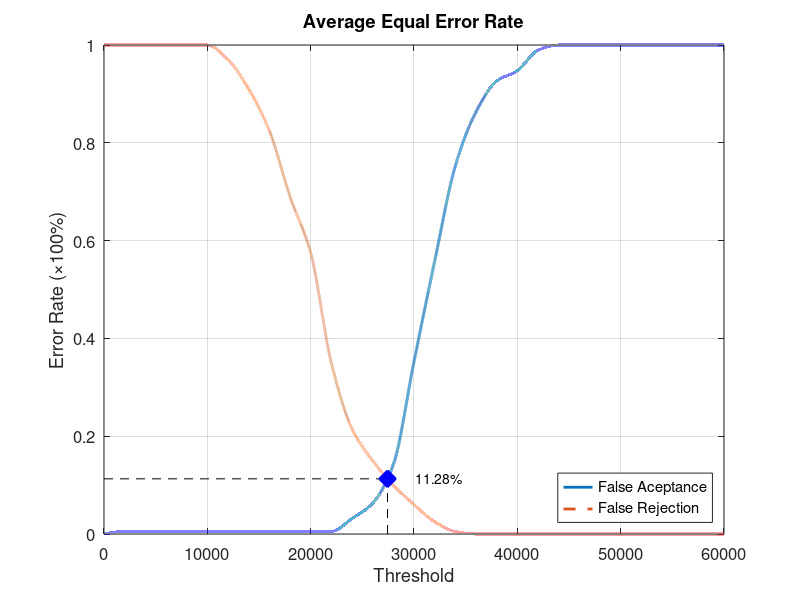
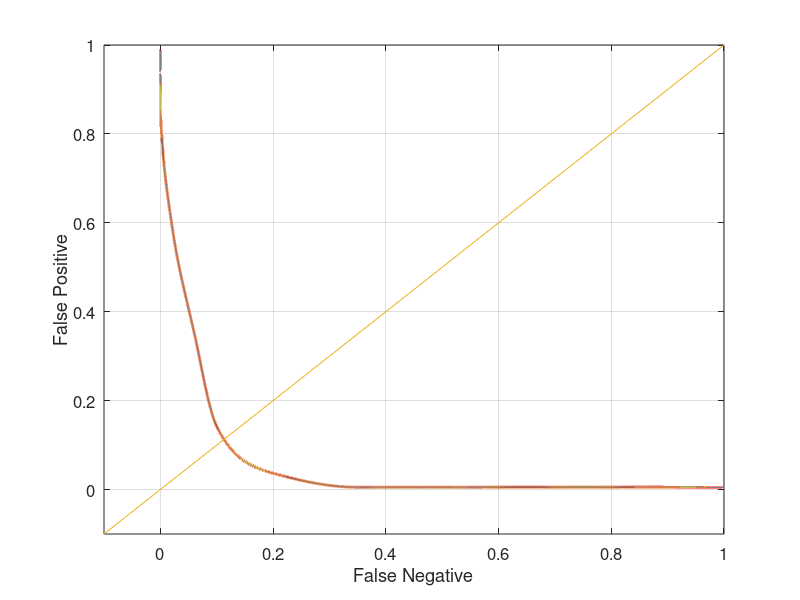

Recreate these plots in MATLAB, in order.
function yEER = Database3_1
close all;
clear;
clc;
x = 0:2000:60000;
xq = 0:0.5:60000;

y0 = [0 0.00526316 0.00526316 0.00526316 0.00526316 0.00526316 0.00526316 0.00526316 0.00526316 0.00526316 0.00526316 0.00526316 0.0315789 0.0631579 0.142105 0.352632 0.557895 0.752632 0.863158 0.926316 0.947368 0.989474 1 1 1 1 1 1 1 1 1];
yy0 = interp1(x, y0, xq, 'pchip');
y1 = [1 1 1 1 1 1 0.97 0.91 0.825 0.69 0.575 0.35 0.215 0.15 0.1 0.06 0.025 0.005 0 0 0 0 0 0 0 0 0 0 0 0 0];
yy1 = interp1(x, y1, xq, 'pchip');

% Calculating EER: 
y2 = abs(y0 - y1);
find(y2 == min(y2))
yy2 = abs(yy0 - yy1);
xEER = find(yy2 == min(yy2));
xEERIndex = xq(xEER) % X-axis EER
yEER = yy0(xEER) % Y-axis EER

main = figure
plot(xq, yy0,'-','LineWidth', 2);	hold on
plot(xq, yy1,'--','LineWidth', 2);	hold on
plot([xEERIndex xEERIndex], [0 yEER], 'k--');	hold on
plot([0 xEERIndex], [yEER yEER], 'k--');	hold on
plot(xEERIndex, yEER, 'bx', 'LineWidth', 10);	hold on
text(xEERIndex + 10 * xEERIndex / 100, yEER, [num2str(round((10000 * yEER)) / 100) '%'])
legend('False Aceptance', 'False Rejection', 'Location', 'SouthEast')
xlabel('Threshold')
ylabel('Error Rate (\times100%)')
title('Average Equal Error Rate')
set(gca, 'FontSize', 12)
axis([0 60000 0 1])
grid on

print(main, 'Database3_1Main', '-dpng');
FNRxFPR = figure('Color', [1 1 1]);
plot(yy1, yy0, '-', yy1, yy0, 'LineWidth', 2);
hold on
y = -0.1:0.1:1
plot(y, y); 
set(gca, 'FontSize', 12)
xlabel('False Negative')
ylabel('False Positive')
axis([-0.1 1 -0.1 1])
set(gca, 'FontSize', 12)
grid on

print(FNRxFPR, 'Database3_1FNRxFPR','-dpng');
end
